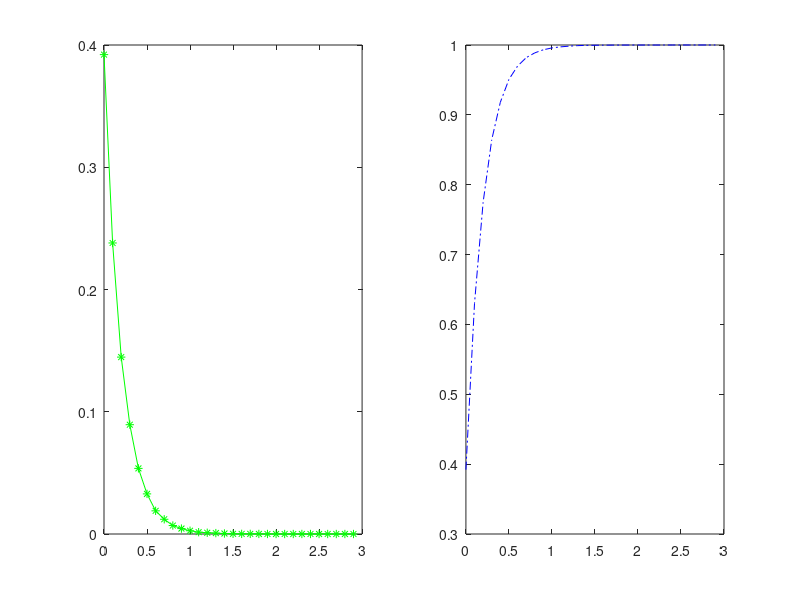

Recreate this plot in MATLAB.
clear
klen = 30;
nmax = 100000;
prok = zeros(klen,1);

i = rand(nmax,1);
for j =  1:nmax
    k = fix(-log(i(j))/5.0/0.1)+1;
    if k > klen
        k = klen;
    end
     prok(k) = prok(k) +1;
end
x = 0:0.1:2.9;
subplot(1,2,1)
plot(x,prok/nmax,'-*g')
F=zeros(klen,1);
t = 0;
for m =1:klen
    t = t + prok(m);
    F(m) = t/nmax;    
end
subplot(1,2,2)
plot(x,F,'-.b')
